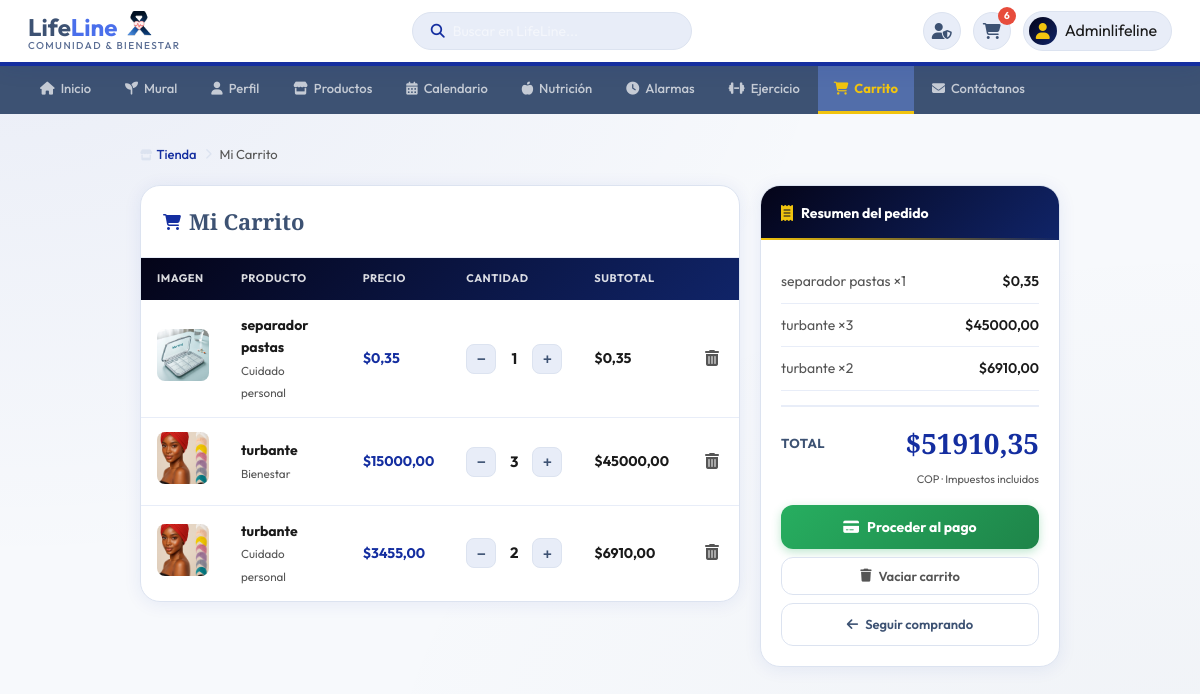
The page /carrito/ (signed in) on the database its author committed.
### usuarios/models.py (models this page shows, shortened)
class Usuario(AbstractUser):
    ROL_CHOICES = [
        ('USER',     'Usuario'),
        ('PACIENTE', 'Paciente'),
        ('ADMIN',    'Administrador'),
    ]
    ESTADIO_CHOICES = [
        ('ESTADO1', 'Estadio 1'),
        ('ESTADO2', 'Estadio 2'),
        ('ESTADO3', 'Estadio 3'),
        ('ESTADO4', 'Estadio 4'),
    ]
    TIPO_DOC_CHOICES = [
        ('cc', 'Cédula de ciudadanía'),
        ('ti', 'Tarjeta de identidad'),
        ('ce', 'Cédula extranjera'),
    ]
    foto_perfil = models.ImageField(
        upload_to='perfiles/',
        blank=True,
        null=True,
        verbose_name='Foto de perfil'
    )
    rol              = models.CharField(max_length=20, choices=ROL_CHOICES, default='USER')
    estadio          = models.CharField(max_length=20, choices=ESTADIO_CHOICES, blank=True, null=True)
    tipo_documento   = models.CharField(max_length=5,  choices=TIPO_DOC_CHOICES, blank=True)
    numero_documento = models.CharField(max_length=15, blank=True)
    fecha_nacimiento = models.DateField(
        null=True, blank=True,
        validators=[validar_fecha_nacimiento]
    )
    email = models.EmailField(unique=True)
    class Meta:
        verbose_name        = 'Usuario'
        verbose_name_plural = 'Usuarios'

### carrito/models.py (models this page shows, shortened)
class CarritoItem(models.Model):
    usuario = models.ForeignKey(
        settings.AUTH_USER_MODEL,
        on_delete=models.CASCADE,
        related_name='carrito_items'
    )
    producto = models.ForeignKey(
        Producto,
        on_delete=models.CASCADE,
        related_name='carrito_items'
    )
    cantidad = models.PositiveIntegerField(default=1)
    fecha_agregado = models.DateTimeField(auto_now_add=True)
    class Meta:
        verbose_name = 'Item del carrito'
        verbose_name_plural = 'Items del carrito'
        unique_together = ('usuario', 'producto')
    def subtotal(self):
        return self.producto.precio_final * self.cantidad

### productos/models.py (models this page shows, shortened)
class Producto(models.Model):
    USO_CHOICES = [
        ('nauseas',   'Para náuseas'),
        ('fatiga',    'Para fatiga'),
        ('dolor',     'Para dolor'),
        ('nutricion', 'Nutrición'),
        ('higiene',   'Higiene y cuidado'),
        ('general',   'Uso general'),
    ]
    nombre = models.CharField(
        max_length=200,
        verbose_name='Nombre',
        validators=[MinLengthValidator(3, 'El nombre debe tener al menos 3 caracteres.')]
    )
    descripcion = models.TextField(verbose_name='Descripción')
    categoria = models.ForeignKey(
        Categoria,
        on_delete=models.PROTECT,
        verbose_name='Categoría'
    )
    precio_final = models.DecimalField(
        max_digits=10,
        decimal_places=2,
        verbose_name='Precio (COP)',
        validators=[
            MinValueValidator(0.01, 'El precio debe ser mayor a 0.'),
            MaxValueValidator(9999999, 'El precio máximo permitido es $9.999.999.')
        ]
    )
    cantidad = models.IntegerField(
        default=0,
        verbose_name='Stock',
        validators=[MinValueValidator(0, 'El stock no puede ser negativo.')]
    )
    estado = models.BooleanField(default=True, verbose_name='Activo')
    imagen = models.ImageField(
        upload_to='productos/',
        blank=True,
        null=True,
        verbose_name='Imagen'
    )
    uso_recomendado = models.CharField(
        max_length=20,
        choices=USO_CHOICES,
        default='general',
        verbose_name='Uso recomendado'
    )
    fecha_creacion = models.DateTimeField(auto_now_add=True, verbose_name='Fecha creación')
    fecha_vencimiento = models.DateField(
        null=True,
        blank=True,
        verbose_name='Fecha de vencimiento',
        help_text='Dejar vacío si el producto no vence.'
    )
    class Meta:
        verbose_name = 'Producto'
        verbose_name_plural = 'Productos'
        ordering = ['-fecha_creacion']
        unique_together = ('nombre', 'categoria')

class Categoria(models.Model):
    nombre = models.CharField(max_length=100, unique=True, verbose_name='Nombre')
    descripcion = models.TextField(blank=True, verbose_name='Descripción')
    class Meta:
        verbose_name = 'Categoría'
        verbose_name_plural = 'Categorías'
        ordering = ['nombre']
    def __str__(self):
        return self.nombre

### carrito/views.py (the view)
# urls.py: path('',                             views.ver_carrito,       name='ver_carrito'),
@login_required
def ver_carrito(request):
    items = _get_items(request)
    total = sum(item.subtotal() for item in items)
    return render(request, 'carrito/carrito.html', {'items': items, 'total': total})

### carrito/context_processors.py (called while the page is built)
def carrito_count(request):
    count = 0
    if request.user.is_authenticated:
        try:
            from carrito.models import CarritoItem
            from django.db.models import Sum
            count = CarritoItem.objects.filter(
                usuario=request.user
            ).aggregate(total=Sum('cantidad'))['total'] or 0
        except Exception:
            count = 0
    return {'carrito_count': count}

### carrito/views.py (called while the page is built)
def _get_items(request):
    return CarritoItem.objects.filter(usuario=request.user).select_related('producto')

### templates/carrito/carrito.html (shortened to what this page needs)
{% load static %}
<!DOCTYPE html>
<html lang="es">
<head>
    <link rel="stylesheet" href="https://cdnjs.cloudflare.com/ajax/libs/font-awesome/6.5.1/css/all.min.css">
    <link rel="stylesheet" href="{% static 'css/estilos.css' %}">
</head>
<body>
<header class="header-bar">
  <div class="logo-wrap">
    <div class="logo-text-wrap">
      <div class="logo-title">
        Life<span style="color: #4a6feb;">Line</span>
        <img class="logol" src="{% static 'imagenes/Group 243 (3).png' %}" alt="logo">
      </div>
      <div class="logo-tagline">Comunidad &amp; Bienestar</div>
    </div>
  </div>
  <div class="search-box">
    <i class="fas fa-search"></i>
    <input type="text" placeholder="Buscar en LifeLine...">
  </div>
  <div class="header-right">
    {% if request.user.is_staff or request.user.rol == 'ADMIN' %}
    <a class="hdr-btn admin-btn" href="{% url 'lista_productos' %}" title="Panel de Administración">
      <i class="fas fa-user-shield"></i>
    </a>
    {% endif %}
    <a class="hdr-btn" href="{% url 'ver_carrito' %}" title="Carrito">
      <i class="fas fa-shopping-cart"></i>
      <span class="cart-badge" id="cart-count">{{ carrito_count }}</span>
    </a>
    <div class="user-chip">
      <div class="user-chip-av"><i class="fas fa-user"></i></div>
      <span>{{ request.user.username|default:"Mi cuenta" }}</span>
    </div>
  </div>
</header>
<nav class="main-tabs">
<a href="{% url 'home' %}" ><i class="fas fa-home"></i> Inicio</a>
  <a href="{% url 'mural' %}"><i class="fas fa-seedling"></i> Mural</a>
  <a href="{% url 'perfil' %}"><i class="fas fa-user"></i> Perfil</a>
  <a href="{% url 'tienda' %}"><i class="fas fa-store"></i> Productos</a>
  <a href="{% url 'calendario' %}"><i class="fas fa-calendar-alt"></i> Calendario</a>
  <a href="{% url 'nutricion' %}"><i class="fas fa-apple-alt"></i> Nutrición</a>
  <a href="{% url 'alarmas' %}"><i class="fas fa-clock"></i> Alarmas</a>
    <a href="{% url 'ejercicio' %}"><i class="fas fa-dumbbell"></i> Ejercicio</a>
  <a href="{% url 'ver_carrito' %}" class="active"><i class="fas fa-shopping-cart"></i> Carrito</a>
  <a href="{% url 'contactanos' %}"><i class="fas fa-envelope"></i> Contáctanos</a>
</nav>
<div class="carrito-wrapper">
  <div class="breadcrumb">
    <a href="{% url 'tienda' %}"><i class="fas fa-store" style="margin-right:4px"></i>Tienda</a>
    <i class="fas fa-chevron-right"></i>
    <span>Mi Carrito</span>
  </div>
  {% if items %}
  <div class="carrito-grid">
    <div class="carrito-card">
      <div class="carrito-card-hdr">
        <i class="fas fa-shopping-cart"></i>
        <h2>Mi Carrito</h2>
      </div>
      <table>
        <thead>
          <tr><th>Imagen</th><th>Producto</th><th>Precio</th><th>Cantidad</th><th>Subtotal</th><th></th></tr>
        </thead>
        <tbody>
          {% for item in items %}
          <tr>
            <td>{% if item.producto.imagen %}<img src="{{ item.producto.imagen.url }}" class="prod-img" alt="{{ item.producto.nombre }}">{% else %}<div class="no-img"><i class="fas fa-image"></i></div>{% endif %}</td>
            <td>
              <strong>{{ item.producto.nombre }}</strong><br>
              <small style="color:var(--ctl)">{{ item.producto.categoria }}</small>
            </td>
            <td style="color:var(--ca);font-weight:700">${{ item.producto.precio_final }}</td>
            <td>
              <div class="cant-ctrl">
                <form method="post" action="{% url 'actualizar_carrito' item.id %}" style="display:inline;">
                  <button type="submit" class="btn-cant">−</button>
                </form>
                <span class="cant-num">{{ item.cantidad }}</span>
                <form method="post" action="{% url 'actualizar_carrito' item.id %}" style="display:inline;">
                  <button type="submit" class="btn-cant">+</button>
                </form>
              </div>
            </td>
            <td style="font-weight:700">${{ item.subtotal }}</td>
            <td>
              <form method="post" action="{% url 'actualizar_carrito' item.id %}">
                <button type="submit" class="btn-elim-item" title="Quitar"><i class="fas fa-trash-alt"></i></button>
              </form>
            </td>
          </tr>
          {% endfor %}
        </tbody>
      </table>
    </div>
    <div class="resumen-card">
      <div class="resumen-hdr"><i class="fas fa-receipt"></i><span>Resumen del pedido</span></div>
      <div class="resumen-body">
        {% for item in items %}
        <div class="resumen-row">
          <span class="label">{{ item.producto.nombre|truncatechars:22 }} ×{{ item.cantidad }}</span>
          <span class="value">${{ item.subtotal }}</span>
        </div>
        {% endfor %}
        <div class="total-row">
          <span class="tlabel">Total</span>
          <span class="tvalue">${{ total }}</span>
        </div>
        <p style="font-size:11px;color:var(--ctl);margin-top:6px;text-align:right">COP · Impuestos incluidos</p>
        <button type="button" onclick="location.href='{% url 'pago' %}'" class="btn-comprar">
          <i class="fas fa-credit-card"></i> Proceder al pago
        </button>
        <form method="post" action="{% url 'vaciar_carrito' %}">
          <button type="submit" class="btn-vaciar"><i class="fas fa-trash"></i> Vaciar carrito</button>
        </form>
        <a href="{% url 'tienda' %}" class="btn-seguir">
          <i class="fas fa-arrow-left"></i> Seguir comprando
        </a>
      </div>
    </div>
  </div>
  {% endif %}
</div>
</body>
</html>

### static/css/estilos.css (style rules this page uses)
:root { --color-primary: #3d5273; --color-secondary: #5b6e94; --color-accent: #142ea0; --color-menu-bg: #526eaa; --color-text-dark: #1a1a1a; --color-text-light:#555; --color-bg-light: #f0f2f5; --color-top-bar-bg:linear-gradient(135deg,#040418,#102468); --color-light-blue:#72a4d9; --color-gold: #f1c40f; --border-radius-lg:10px; --border-radius-sm:5px; }
* { box-sizing: border-box; margin: 0; padding: 0; }
body { font-family: 'Outfit', 'Segoe UI', Tahoma, Geneva, Verdana, sans-serif; background: #f7f9fc; color: var(--color-text-dark); line-height: 1.6; min-height: 100vh; display: flex; flex-direction: column; }
a { text-decoration: none; }
.header-bar { background: var(--color-top-bar-bg); border-bottom: 4px solid var(--color-accent); padding: 10px 24px; display: flex; justify-content: space-between; align-items: center; position: sticky; top: 0; z-index: 200; box-shadow: 0 2px 20px rgba(20,46,160,.12); }
.search-box { background: rgba(255,255,255,.12); border-radius: 24px; padding: 8px 16px; display: flex; align-items: center; border: 1.5px solid rgba(255,255,255,.2); width: 260px; transition: border-color .2s; }
.search-box i { color: rgba(255,255,255,.7); font-size: 13px; }
.search-box input { border: none; background: none; outline: none; font-size: 14px; color: white; width: 100%; margin-left: 8px; font-family: inherit; }
.search-box input::placeholder { color: rgba(255,255,255,.5); }
.cart-badge { position: absolute; top: -6px; right: -4px; background: #e74c3c; color: white; border-radius: 50%; width: 18px; height: 18px; font-size: 10px; font-weight: 700; display: flex; align-items: center; justify-content: center; border: 2px solid var(--color-top-bar-bg); font-family: inherit; }
.main-tabs { background-color: #2d3e5f; display: flex; padding: 0 20px; flex-wrap: wrap; overflow-x: auto; }
.main-tabs a { color: rgba(255,255,255,.75); padding: 11px 15px; font-weight: 600; font-size: 13px; border-bottom: 3px solid transparent; transition: background .2s, color .2s, border-color .2s; display: flex; align-items: center; gap: 6px; white-space: nowrap; }
.main-tabs a.active { background: var(--color-menu-bg); color: var(--color-gold); border-bottom-color: var(--color-gold); font-weight: 700; }

### rows shown on the page
Usuario: user.username "Adminlifeline"
CarritoItem: producto.imagen (picture), producto.nombre "separador pastas", producto.categoria "Cuidado personal", producto.precio_final "0,35", cantidad "1", subtotal "0,35"
CarritoItem: producto.imagen (picture), producto.nombre "turbante", producto.categoria "Bienestar", producto.precio_final "15000,00", cantidad "3", subtotal "45000,00"
CarritoItem: producto.imagen (picture), producto.nombre "turbante", producto.categoria "Cuidado personal", producto.precio_final "3455,00", cantidad "2", subtotal "6910,00"

### other values the page prints
{{ carrito_count }} "6"
{{ total }} "51910,35"
